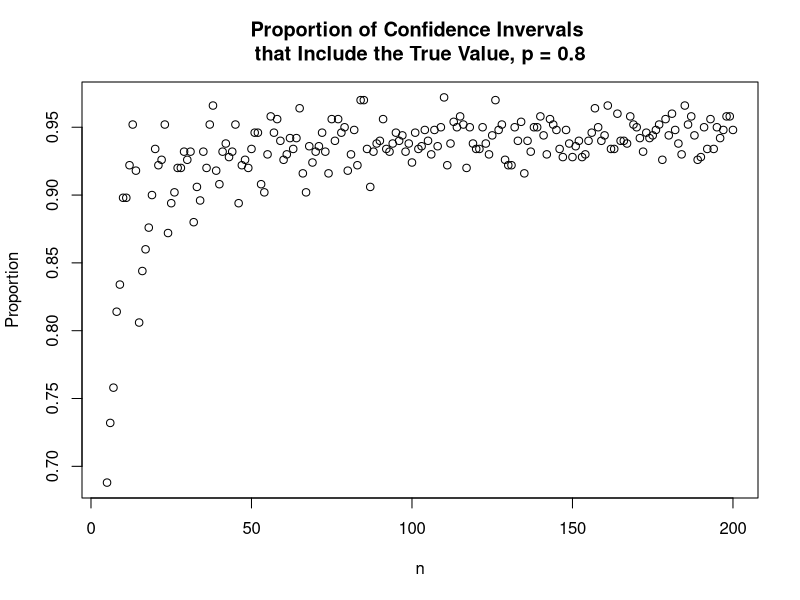

Write R code to recreate this figure.
## ---- chunk 1
knitr::opts_chunk$set(echo = TRUE)
library(dplyr)
## ---- chunk 2
percentile <- function(x,y) {
  # x is the population distribution
  # y is the evaluation point
  # only works for one evaluation point
  
  (max(which(sort(append(x,y))  %in% y))-1)/length(x)
}

percentile.v <- function(x,y){
  # x is the distribution
  # y is the evaluation point
  # works for multiple evaluation points 
  return(sapply(y,function(g) percentile(x,g)))
}

## ---- chunk 3
percentile.v(runif(100000),0.5)
percentile.v(runif(100000),c(1,2,3,4,5,6,7,8,9)/10)
percentile.v(c(0,1),c(0,1))
percentile.v(c(1,2,3,4,5),c(0,1,1.1,0.9))
## ---- chunk 4
# function 
matrix.multiply <- function(a,b) {
  # takes in two matrices a and b
  if (nrow(a)!=ncol(b)){
    return('Invalid')
  }
  
  c <- rep(seq(nrow(a)),nrow(a))
  
  return(t(matrix(mapply(function(x,y) sum(a[x,]*b[,y]),sort(c),c),ncol=nrow(a))))
  
}

## ---- chunk 5
# 2x2 case
a <- matrix(data=c(1,2,3,4,5,6,7,8),nrow=2)
b <- matrix(data=c(9,8,7,6,5,4,3,2),ncol=2)

matrix.multiply(a,b)
a %*% b

# 3x3 case
a <- matrix(data=c(1,2,3,4,5,6,7,8,1,2,3,8),nrow=3)
b <- matrix(data=c(9,8,7,6,5,4,3,2,1,2,3,8),ncol=3)

matrix.multiply(a,b)
a%*%b

# undefined case
a <- matrix(data=c(1,2,3,4,5,6,7,8,1,2,3,8),nrow=2)
b <- matrix(data=c(9,8,7,6,5,4,3,2,1,2,3,8),ncol=3)

matrix.multiply(a,b)


## ---- chunk 6
set.seed(1337)

pi.estimate <- function(n){
  
  return(sum(sqrt(runif(n,-1,1)^2  + runif(n,-1,1)^2) < 1)/n *4)
  
}

pi.estimate(100)
pi.estimate(1000)
pi.estimate(10000)

## ---- chunk 7
sim <- function(n,z,p){
  # function to create mean of n bernoulli random variables 
  # and return if 0.8 is within its confid interval 
  
  dat <- rbinom(n,1,p)
  
  p_hat <- mean(dat)
  
  r <- z*sqrt(p_hat*(1-p_hat)/n)
  
  return(p_hat+r>=p & p_hat-r<=p)
 
}

rep.sim <- function(m,n,z,p){
  # repeat sim function m times and return the average
  
  results <- replicate(m,sim(n,z,p))
  
  return(sum(results)/m)
}

set.seed(2333)

# (1)
rep.sim(100,20,1.96,0.8)

# (2)
rep.sim(100,100,1.96,0.8)

## ---- chunk 8
# 2
plot(c(5:200),c(5:200) %>% sapply(function(x) rep.sim(500,x,1.96,0.8)),
     xlab='n', 
     main='Proportion of Confidence Invervals \nthat Include the True Value, p = 0.8',
     ylab = 'Proportion')


